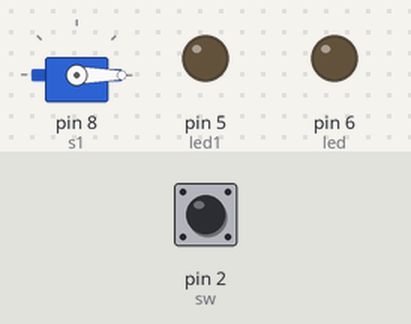
The sketch below on a simulated Arduino Uno, built with avr-gcc and run on an emulated ATmega328P. Parts: servo, output pins drawn as LEDs (lit = HIGH). The test bench sets the inputs (shaded band); at power-on: pin 2 (sw) HIGH. The modem accepts every AT command (registered, SIM ready, sends succeed) and sends nothing else; what the sketch prints to the serial monitor is not drawn.

Above: at 2.3 s.
2.4 s: pin 2 (sw) pulled LOW for 0.15 s
At 3.2 s:
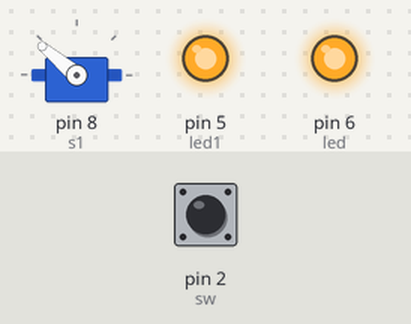
Timing chart, 0 to 5.4 s (numbered marks = the images above; inputs shaded):
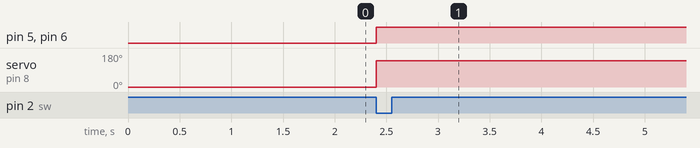

The sketch:

projectcode.ino
```cpp
#include<Servo.h>
#include <SoftwareSerial.h>

SoftwareSerial GSM(11, 10);
Servo s1;

int led = 6;
int led1 = 5;
int sw = 2;

char phone_no[] = "+919307525564";

void setup() {
  s1.attach(8);
  s1.write(0);
  pinMode(5, OUTPUT);
  pinMode(6, OUTPUT);
  pinMode(sw, INPUT);


  Serial.begin(9600);
  // Setting the baud rate of Sim Module
  GSM.begin(9600);
  // Setting the baud rate of Serial Monitor (Arduino)
  Serial.println("Ready");
  //pinMode(led1, HIGH);

  Serial.println("Initialising...");
  initModule("AT", "OK", 1000);
  //put your setup code here, to run once:

}

void loop() {

  if(digitalRead(sw) == LOW)
  {
      s1.write(140);
      digitalWrite(led1, HIGH);
      digitalWrite(led, HIGH);


      callUp(phone_no);
      SendMessage();
      callUp(phone_no);
      SendMessage();
  }
}

void initModule(String cmd, char *res, int t) {
  while (1) {
    Serial.println(cmd);
    GSM.println(cmd);
    delay(100);
    while (GSM.available() > 0) {
      if (GSM.find(res)) {
        Serial.println(res);
        delay(t);
        return;
      } else {
        Serial.println("Error");
      }
    }
    delay(t);
  }
}

void SendMessage()
{
  GSM.println("AT+CMGF=1");

  delay(1000);
  GSM.println("AT+CMGS=\"9307525564\"\r"); //

  delay(1000);
  GSM.println("Alert! Gas Leak Detected ");

  delay(100);
  Serial.println("Msg Sent");
  GSM.println((char)26);
  delay(1000);
}

void callUp(char *number)
{
  GSM.print("ATD + ");
  GSM.print(number);
  GSM.println(";");

  delay(10000);
  GSM.println("ATH");
  delay(100);
  Serial.println("Called");
}
```

Measured:
- after the input at 2.4 s, pin 5 (led1), pin 6 (led): LOW → HIGH at once; servo on pin 8 (s1): 0° → 140° at once
